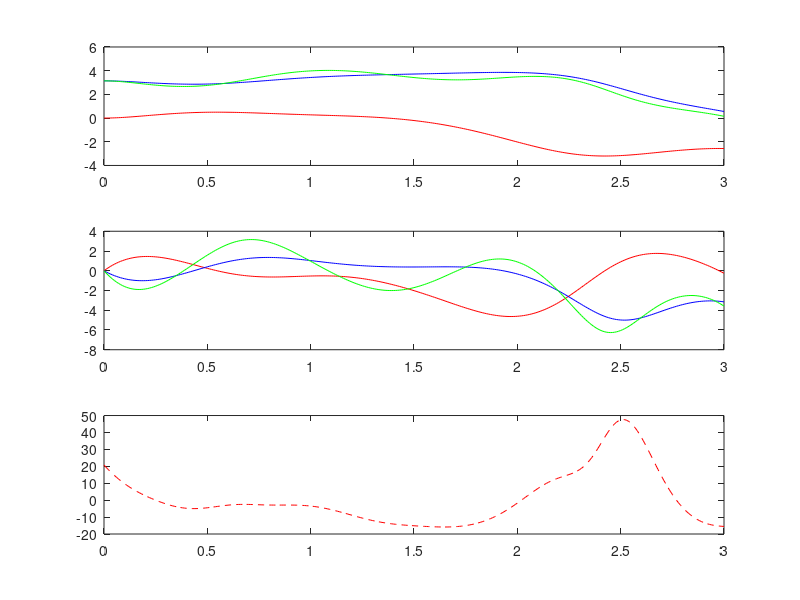

MATLAB code for this plot: (Note: this script raises an error after producing the figure.)
clear all; clc
load("SavePoint3.mat")
figure(1); clf; subplot(3,1,1); plot(t,x_k(1,:),'r-',t,x_k(2,:),'b-',t,x_k(3,:),'g-');
              subplot(3,1,2); plot(t,x_k(4,:),'r-',t,x_k(5,:),'b-',t,x_k(6,:),'g-');
              subplot(3,1,3); plot(t,u_k,'r--');
%% Manual Tuning u_k and x_k
T = 3;
[u_k, x_k] = OptimizeTraj(T, u_k);


t = 0:0.01:T
figure(1); clf; subplot(3,1,1); plot(t,x_k(1,:),'r-',t,x_k(2,:),'b-',t,x_k(3,:),'g-');
              subplot(3,1,2); plot(t,x_k(4,:),'r-',t,x_k(5,:),'b-',t,x_k(6,:),'g-');
              subplot(3,1,3); plot(t,u_k,'r--'); 


%%
%save("SavePoint.mat")
%save("SavePoint2.mat")
save("SavePoint4.mat")